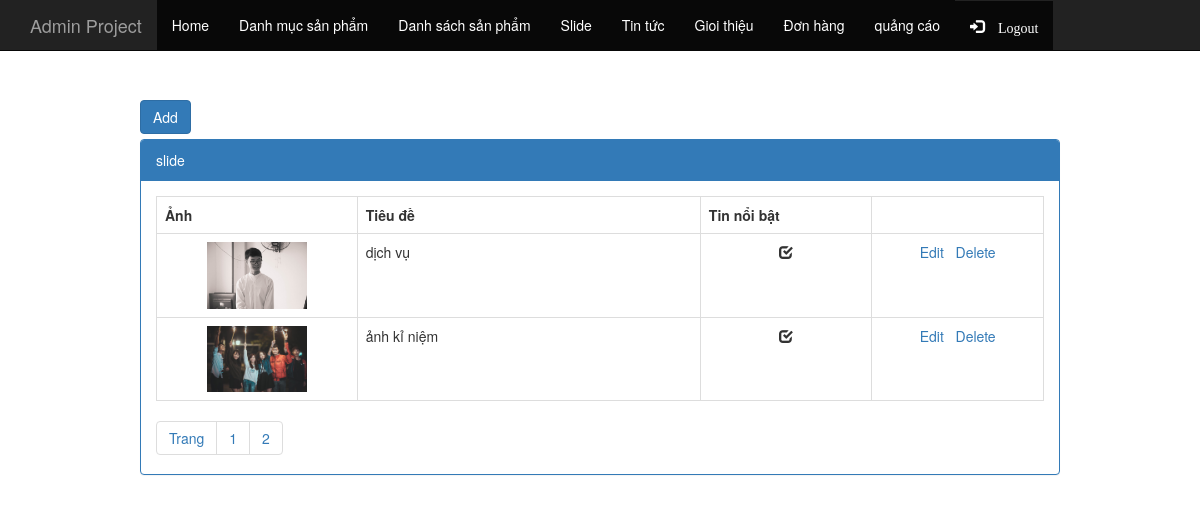
/admin/admin.php?quanly=slide (signed in), run on the app's committed database.
### tables this page shows
CREATE TABLE `tbl_slide` (
  `pk_slide_id` int(11) NOT NULL,
  `c_name` varchar(200) NOT NULL,
  `c_img` varchar(1000) NOT NULL,
  `c_hotslide` int(11) NOT NULL
);

### admin/backend/slide/slide.php (the view, shortened to what this page needs)
 <?php
   include "../config.php";
  $sotin1trang = 2;
  if( isset($_GET["trang"]) ){
 	$trang = $_GET["trang"];
 	settype($trang, "int");
 }else{
 	$trang = 1;
 }
 	$from = ($trang - 1 ) * $sotin1trang;
  $qr =( "select * from tbl_slide limit $from, $sotin1trang");
 	$ds = mysqli_query($con,$qr);
   $x = mysqli_query($con,"select pk_slide_id from tbl_slide");
   $tongsotin = mysqli_num_rows($x);
   $sotrang = ceil($tongsotin / $sotin1trang);
  ?>
<div class="col-md-10 col-md-offset-1">
	<div style="margin-bottom: 5px;"><a href="admin.php?quanly=add_slide" class="btn btn-primary">Add</a></div>
	<div class="panel panel-primary">
		<div class="panel-heading">slide</div>
		<div class="panel-body">
			<table class="table table-hover table-bordered">
				<tr>
					<th style="width: 100px;">Ảnh</th>
					<th style="width:200px;">Tiêu đề</th>
					<th style="width: 100px;">Tin nổi bật</th>
					<th style="width: 100px;"></th>
				</tr>
				<?php
						while($row = mysqli_fetch_array($ds))
						{
				 ?>
				<tr>
					<td style="text-align: center;">
						<img src="backend/slide/upload/<?php echo $row['c_img']; ?>" style="max-width: 100px;">
					</td>
					<td><?php echo $row['c_name']; ?></td>
					<td style="text-align: center;">
								<?php if($row['c_hotslide'] == 1)
								 { ?>
								<span class="glyphicon glyphicon-check"></span>
							<?php } ?>
					</td>
					<td style="text-align: center;">
						<a  href="admin.php?quanly=edit_slide&id=<?php echo $row['pk_slide_id'];  ?>">Edit</a>&nbsp;&nbsp;
						<a onclick="return window.confirm('Bạn muốn xóa không');" href="admin.php?quanly=delete_slide&id=<?php echo $row['pk_slide_id']; ?>">Delete</a>
					</td>
				</tr>
				 <?php } ?>
			</table>
			<ul class="pagination" style="padding:0px; margin:0px;">
				<li><a href="#">Trang</a></li>
				<?php
							for($t=1; $t<=$sotrang; $t++){
				?>
				<li><a href="admin.php?quanly=slide&trang=<?php echo $t; ?>"><?php echo $t ?></a></li>
				<?php } ?>
			</ul>
		</div>
	</div>
</div>

### data on the page
tbl_slide: c_img (picture), c_name "dịch vụ", c_hotslide 1 (drawn)
tbl_slide: c_img (picture), c_name "ảnh kỉ niệm", c_hotslide 1 (drawn)
